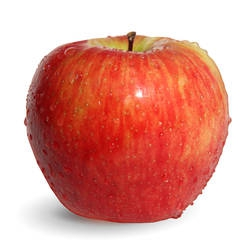
#> input picture dataset/apple.2.jpg, 250 x 250 px, found by its file name
$ jupyter execute --allow-errors AppleBananaClassifier_old.ipynb   (older library calls are emulated)
#> lines starting #> are read from the running program, lines starting #| are printed output that depends on the picture
[cell 1]
# import the necessary packages
from sklearn.preprocessing import LabelEncoder
from sklearn.svm import LinearSVC
from sklearn.metrics import classification_report
from imutils import paths
import numpy as np
import imutils
import cv2
import os

import matplotlib.pyplot as plt
import skimage
from skimage import color
from skimage import io
from skimage.transform import resize

[cell 2]
# initialize
TRAIN_PATH = './traindata/'
TEST_PATH = './testdata/'

[cell 3]
def imgToArray(image):
#> called with image = './testdata/apple.2.jpg'
    img = io.imread(image,as_grey=True)
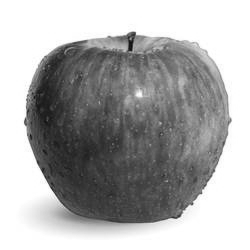
#> img: shape (250, 250) float64; min 0.0585, max 1, mean 0.676
    img_resize = skimage.transform.resize(img,output_shape=(100,100))
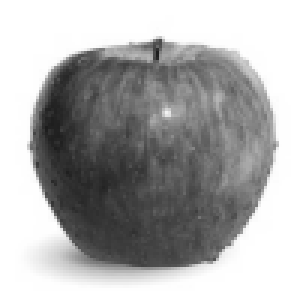
#> img_resize: shape (100, 100) float64 (shown 3 times larger); min 0.111, max 1, mean 0.676
    return img_resize.ravel()

[cell 4]
def buildDataAndLabel(imagePaths,updateTime):
    data = []
    labels = []
    for (i, imagePath) in enumerate(imagePaths):
        # load the image and extract the class label (assuming that our
        # path as the format: /path/to/dataset/{class}.{image_num}.jpg
        label = imagePath.split(os.path.sep)[-1].split(".")[0]
        # extract a grayscale matrix of image
        # data matrix and labels list
        hist = imgToArray(imagePath)
        data.append(hist)
        labels.append(label)
        # show an update every 100 images
        if i > 0 and i % updateTime == 0:
            print("[INFO] processed {}/{}".format(i, len(imagePaths)))
    return (data,labels)

[cell 5]
train_data = []
train_labels = []
print("[INFO] describing images...")
train_imagePaths = list(paths.list_images(TRAIN_PATH))
train_imagePaths[:5]

[cell 6]
(train_data ,train_labels) = buildDataAndLabel(train_imagePaths,100)

[cell 7]
# encode the labels, converting them from strings to integers
train_le = LabelEncoder()
train_labels = train_le.fit_transform(train_labels)

[cell 8]
print("[INFO] training Linear SVM classifier...")
model = LinearSVC(C=0.01,random_state=100)
#> (the rest of this cell did not finish here and is left out)

## Test Data

[cell 9]
test_data = []
test_labels = []
print("[INFO] describing images...")
test_imagePaths = list(paths.list_images(TEST_PATH))
test_imagePaths[:10]

[cell 10]
(test_data ,test_labels) = buildDataAndLabel(test_imagePaths,1)

[cell 11]
test_le = LabelEncoder()
test_labels = test_le.fit_transform(test_labels)

[cell 12]
# evaluate the classifier
print("[INFO] evaluating classifier...")
#> (the rest of this cell did not finish here and is left out)

#> (a cell that did not finish here is left out)

[cell 14]
def predict_A_Img(imagePath):
    img = []
    hist = imgToArray(imagePath)
#> hist = 10000 values, max 1 at index 0, min 0.111 at index 4215, mean 0.676
    label = imagePath.split(os.path.sep)[-1].split(".")[0]
    img.append(hist)
    predict = model.predict(img)[0]
    predict_label = ''
    if(predict==0):
        predict_label='apple'
    else:
        predict_label='banana'
    print('prediction : '+predict_label)
    print('Actual : '+label)
    print('Result : ',predict_label==label)

$ run again, with dataset/apple.1.jpg copied over dataset/apple.2.jpg
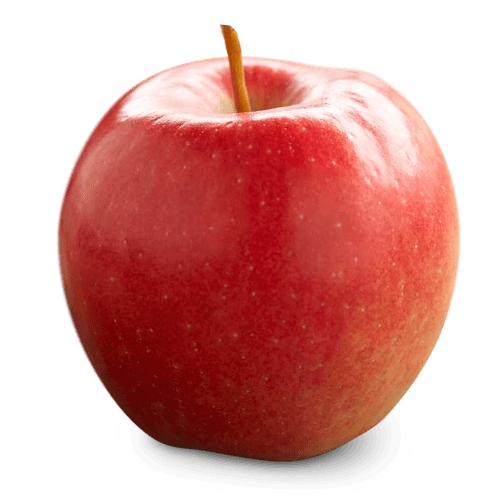
#> input picture dataset/apple.1.jpg, 500 x 500 px, found by its file name
#> in imgToArray, `img = io.imread(image,as_grey=True)`:
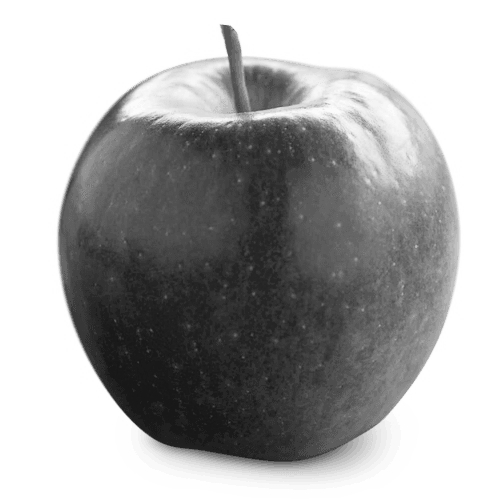
#> img: shape (500, 500) float64; min 0.0892, max 1, mean 0.666
#> in imgToArray, `img_resize = skimage.transform.resize(img,output_shape=(100,100))`:
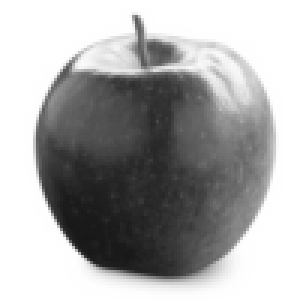
#> img_resize: shape (100, 100) float64 (shown 3 times larger); min 0.0956, max 1, mean 0.666
#> hist = 10000 values, max 1 at index 0, min 0.0956 at index 7928, mean 0.666

$ run again, with dataset/apple.10.jpg copied over dataset/apple.2.jpg
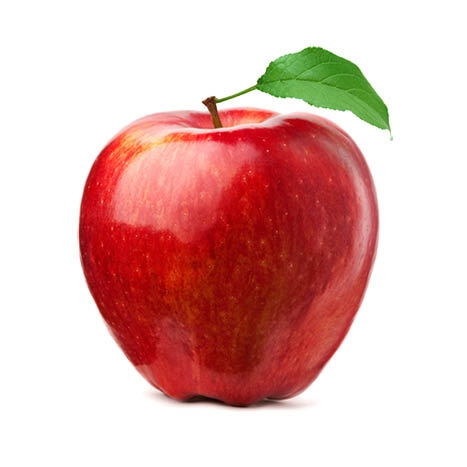
#> input picture dataset/apple.10.jpg, 467 x 467 px, found by its file name
#> in imgToArray, `img = io.imread(image,as_grey=True)`:
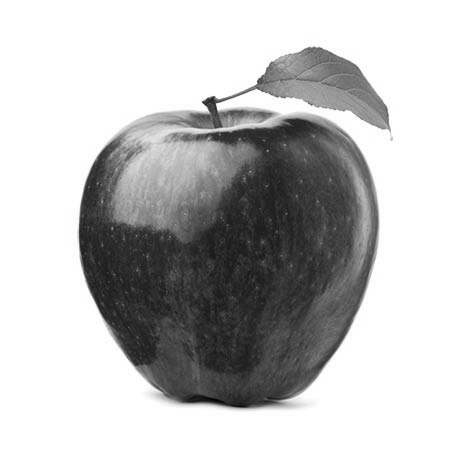
#> img: shape (467, 467) float64; min 0.02, max 1, mean 0.756
#> in imgToArray, `img_resize = skimage.transform.resize(img,output_shape=(100,100))`:
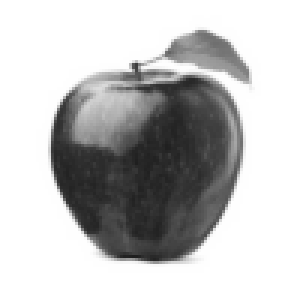
#> img_resize: shape (100, 100) float64 (shown 3 times larger); min 0.121, max 1, mean 0.756
#> hist = 10000 values, max 1 at index 0, min 0.121 at index 8544, mean 0.756

$ run again, with dataset/apple.11.jpg copied over dataset/apple.2.jpg
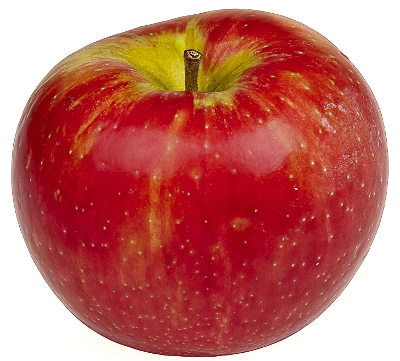
#> input picture dataset/apple.11.jpg, 400 x 361 px, found by its file name
#> in imgToArray, `img = io.imread(image,as_grey=True)`:
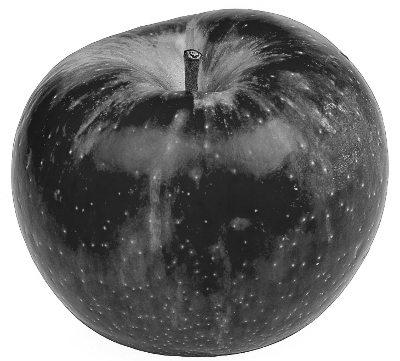
#> img: shape (361, 400) float64; min 0.0339, max 1, mean 0.496
#> in imgToArray, `img_resize = skimage.transform.resize(img,output_shape=(100,100))`:
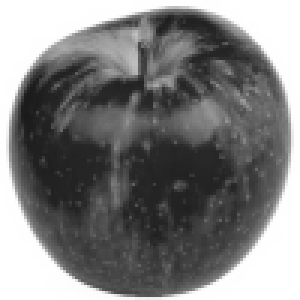
#> img_resize: shape (100, 100) float64 (shown 3 times larger); min 0.106, max 1, mean 0.496
#> hist = 10000 values, max 1 at index 0, min 0.106 at index 3309, mean 0.496
